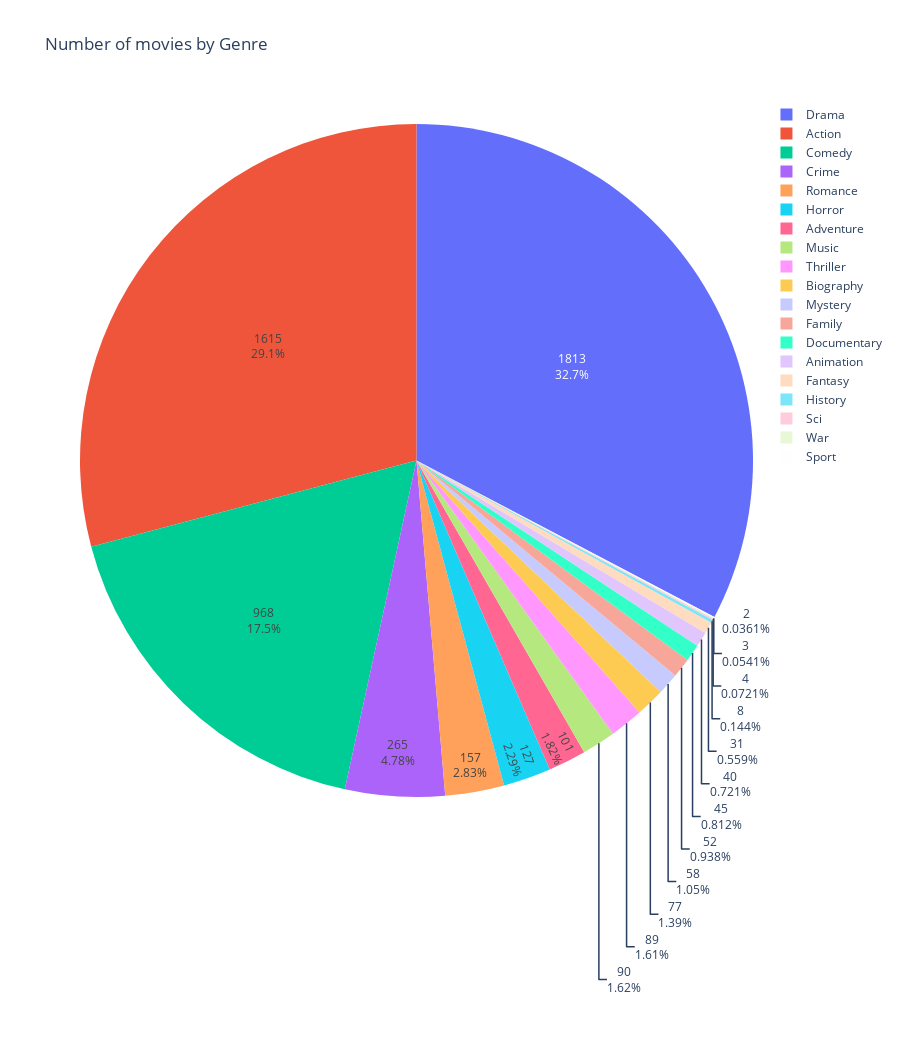

Here is the notebook cell this chart was saved with:
### Code cell
genres = data.Main_genre.value_counts().reset_index()
iplot(px.pie(data_frame=genres,names=genres.Main_genre,values=genres["count"],title="Number of movies by Genre",height=1050)\
      .update_traces(textinfo="value+percent"))

### Figure 1 — Plotly figure (JSON) as saved in the notebook; plotly's stock layout.template omitted (floating-point values rounded to 4 significant figures)
{"data": [{"domain": {"x": [0, 1], "y": [0, 1]}, "hovertemplate": "Main_genre=%{label}<br>count=%{value}<extra></extra>", "labels": ["Drama", "Action", "Comedy", "Crime", "Romance", "Horror", "Adventure", "Music", "Thriller", "Biography", "Mystery", "Family", "Documentary", "Animation", "Fantasy", "History", "Sci", "War", "Sport"], "legendgroup": "", "name": "", "showlegend": true, "textinfo": "value+percent", "type": "pie", "values": [1813, 1615, 968, 265, 157, 127, 101, 90, 89, 77, 58, 52, 45, 40, 31, 8, 4, 3, 2]}], "layout": {"height": 1050, "legend": {"tracegroupgap": 0}, "title": {"text": "Number of movies by Genre"}}}
